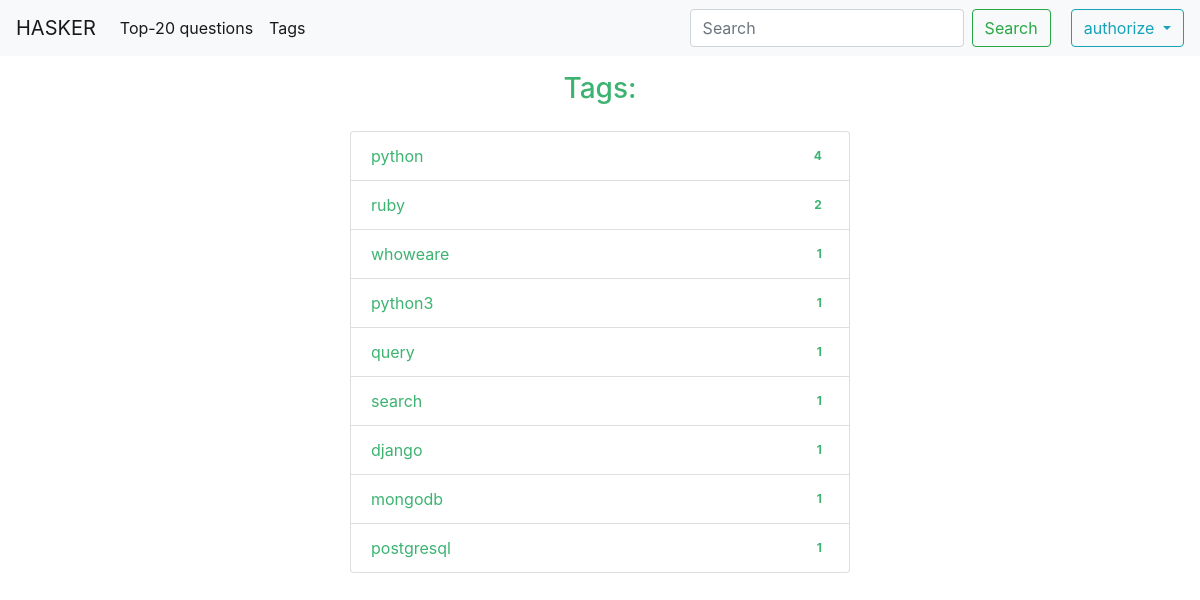
/hasker/tags/, run on the app's committed database.
### forum/models.py (models this page shows, shortened)
class Tag(models.Model):
    name = models.CharField(max_length=15)

### forum/views.py (the view)
# urls.py: path('tags/', TagListView.as_view(), name='tags'),
class TagListView(ListView):
    model = Tag
    template_name = 'forum/tag_list.html'
    context_object_name = 'tag_list'
    paginate_by = 20
    def get_queryset(self):
        queryset = Tag.objects.all()
        t_sorted = sorted(queryset, key=lambda tag: -tag.questions.count())
        return t_sorted

### forum/templates/forum/tag_list.html (shortened to what this page needs)
{% extends 'forum/base_forum.html' %}
{% block content %}
    <h3 style="text-align: center; color: MediumSeaGreen; margin-top: 16px;">Tags:</h3>
    <ul class="list-group" style="margin-top: 25px;">
        {% for tag in tag_list %}
            <li class="list-group-item d-flex justify-content-between align-items-center">
                <a href="{% url 'tag_questions' tag_name=tag.name %}" style="color: MediumSeaGreen">
                    {{ tag.name }}
                </a>
                <span class="badge success badge-pill">{{ tag.questions.count }}</span>
            </li>
        {% endfor %}
    </ul>
{% endblock %}

### files/static/css/styles.css (style rules this page uses)
.list-group { width: 500px; margin: auto; color: MediumSeaGreen; }

### data on the page
Tag: name "python", questions.count "4"
Tag: name "ruby", questions.count "2"
Tag: name "whoweare", questions.count "1"
Tag: name "python3", questions.count "1"
Tag: name "query", questions.count "1"
Tag: name "search", questions.count "1"
Tag: name "django", questions.count "1"
Tag: name "mongodb", questions.count "1"
Tag: name "postgresql", questions.count "1"
